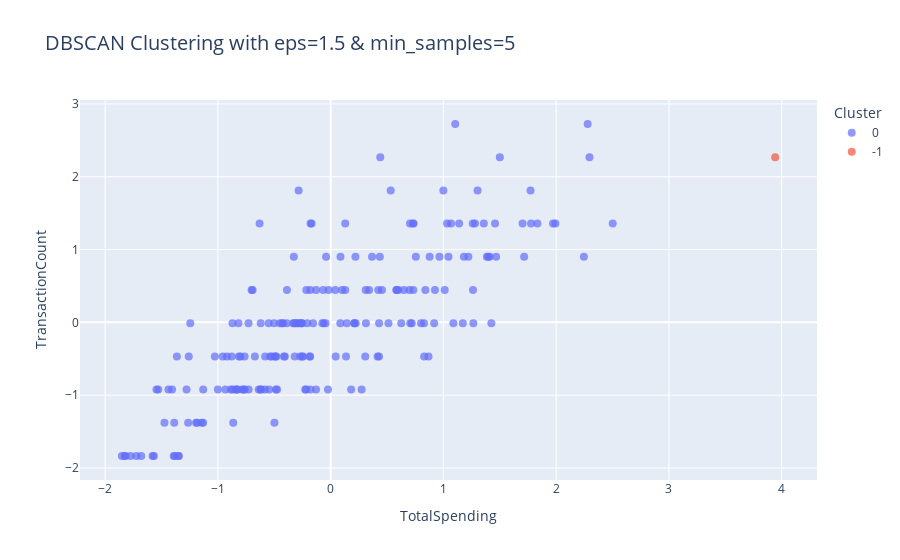

Source (notebook cell):
### Code cell
fig_dbscan = px.scatter(
    customer_features,
    x="TotalSpending",
    y="TransactionCount",
    color=customer_features["Best_DBSCAN_Cluster"].astype(str),
    title=f"DBSCAN Clustering with eps={best_dbscan[0]} & min_samples={best_dbscan[1]}",
    labels={"color": "Cluster"},
    hover_data=["CustomerID", "Region"]
)
fig_dbscan.update_traces(marker=dict(size=8, opacity=0.7))
fig_dbscan.update_layout(title_font_size=20, legend_title_font_size=14)
fig_dbscan.show()

### Figure 1 — Plotly figure (JSON) as saved in the notebook; plotly's stock layout.template omitted (floating-point values rounded to 4 significant figures; data arrays with more than 128 entries replaced by an {"elided": "..."} marker saying what was removed)
{"data": [{"customdata": {"elided": "198x2 mixed values"}, "hovertemplate": "Cluster=0<br>TotalSpending=%{x}<br>TransactionCount=%{y}<br>CustomerID=%{customdata[0]}<br>Region=%{customdata[1]}<extra></extra>", "legendgroup": "0", "marker": {"color": "#636efa", "opacity": 0.7, "size": 8, "symbol": "circle"}, "mode": "markers", "name": "0", "orientation": "v", "showlegend": true, "type": "scatter", "x": {"elided": "198 float values"}, "xaxis": "x", "y": {"elided": "198 float values"}, "yaxis": "y"}, {"customdata": [["C0141", 1]], "hovertemplate": "Cluster=-1<br>TotalSpending=%{x}<br>TransactionCount=%{y}<br>CustomerID=%{customdata[0]}<br>Region=%{customdata[1]}<extra></extra>", "legendgroup": "-1", "marker": {"color": "#EF553B", "opacity": 0.7, "size": 8, "symbol": "circle"}, "mode": "markers", "name": "-1", "orientation": "v", "showlegend": true, "type": "scatter", "x": [3.942], "xaxis": "x", "y": [2.269], "yaxis": "y"}], "layout": {"autosize": true, "legend": {"title": {"font": {"size": 14}, "text": "Cluster"}, "tracegroupgap": 0}, "title": {"font": {"size": 20}, "text": "DBSCAN Clustering with eps=1.5 & min_samples=5"}, "xaxis": {"anchor": "y", "autorange": true, "domain": [0, 1], "range": [-2.212, 4.303], "title": {"text": "TotalSpending"}, "type": "linear"}, "yaxis": {"anchor": "x", "autorange": true, "domain": [0, 1], "range": [-2.256, 3.145], "title": {"text": "TransactionCount"}, "type": "linear"}}}
